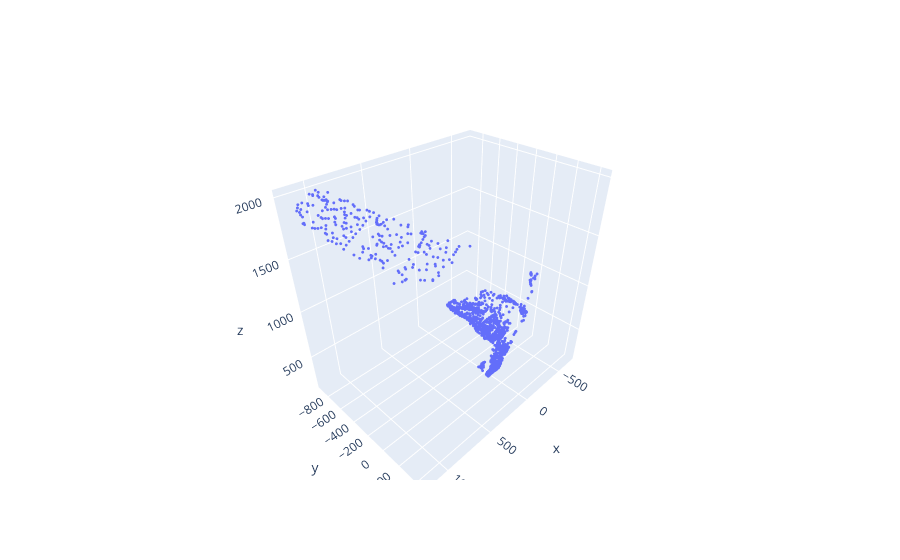

Write notebook code for a chart like this one.
### Code cell
step = 100

fig = go.Figure(
    data=[
        go.Scatter3d(
            x=xyz[::step, 0],
            y=xyz[::step, 1],
            z=xyz[::step, 2],
            mode='markers',
            marker=dict(size=1)
        )
    ],
    layout=dict(
        scene=dict(
            xaxis=dict(visible=True),
            yaxis=dict(visible=True),
            zaxis=dict(visible=True)
        )
    )
)
fig.show()

### Figure 1 — Plotly figure (JSON) as saved in the notebook; plotly's stock layout.template omitted (floating-point values rounded to 4 significant figures; data arrays with more than 128 entries replaced by an {"elided": "..."} marker saying what was removed)
{"data": [{"marker": {"size": 1}, "mode": "markers", "type": "scatter3d", "x": {"elided": "1539 int values"}, "y": {"elided": "1539 int values"}, "z": {"elided": "1539 int values"}}], "layout": {"scene": {"xaxis": {"visible": true}, "yaxis": {"visible": true}, "zaxis": {"visible": true}}}}
